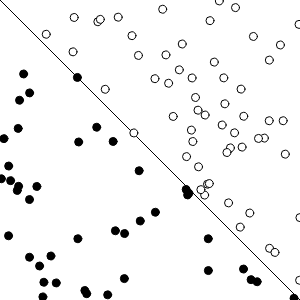
Frame 1 (no input)
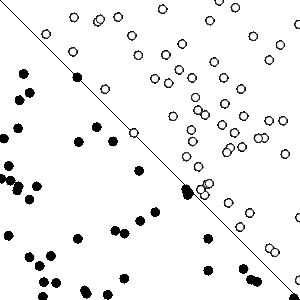
Frame 60 (no input)
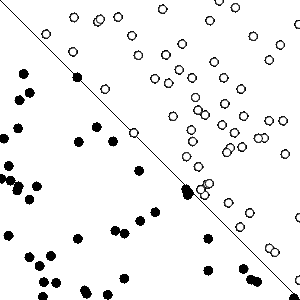
Frame 120 (the mouse pressed at the canvas centre since frame 60)

The p5.js sketch that drew these frames (run headless with seeded random() and noise() and a simulated clock; from frame 60 on, the mouse is pressed at the canvas centre):

// p5.js sketch
// ── sketch.js
var p
var inputs

var points = []

function setup() {
    createCanvas(300,300)

    for (let i =0 ; i < 100 ; ++i) {
        points[i] = new Point()
    }

    p = new Perceptron()
    inputs = [-1,0.5]
    console.log(p.guess(inputs))

}

function draw() {
    stroke (0)
    line (0, 0, width, height)
    for (let i =0 ; i < 100 ; ++i){
        points[i].show()
    }

}
// ── Perceptron.js

// Activation function
function sign(n){
    if (n < 0){
        return -1
    } else {
        return 1
    }
}

class Perceptron {
    constructor(){
        this.weights = []
        for (let i=0; i < this.weights.length;i++){
            this.weights[i] =  random(-1,1)

        }

        this.learningRate = 0.1
    }

    guess(input) {
        let sum = 0
        for (let i =0; i < this.weights.length; ++i){
            sum += inputs[i] * this.weights[i]
        }    

        let output = sign(sum)

        return output
    }

    train( inputs, target) {
        guess = guess(inputs)
        error = target - guess

        for (let i = 0; i < this.weights.length; ++i){
            this.weights[i] += (error * inputs[i] * this.learningRate)
        }
    }


}
// ── Point.js
class Point {
    constructor() {
        this.x = random(width)
        this.y = random(height)

        if (this.x > this.y ){
            this.label = 1
        } else {
            this.label = -1
        }

     }

    show() {
        stroke (0)
        if (this.label == 1) {
            fill (255)
        } else  {
            fill(0)
        }

        ellipse(this.x, this.y,8,8)
     }

     
}
